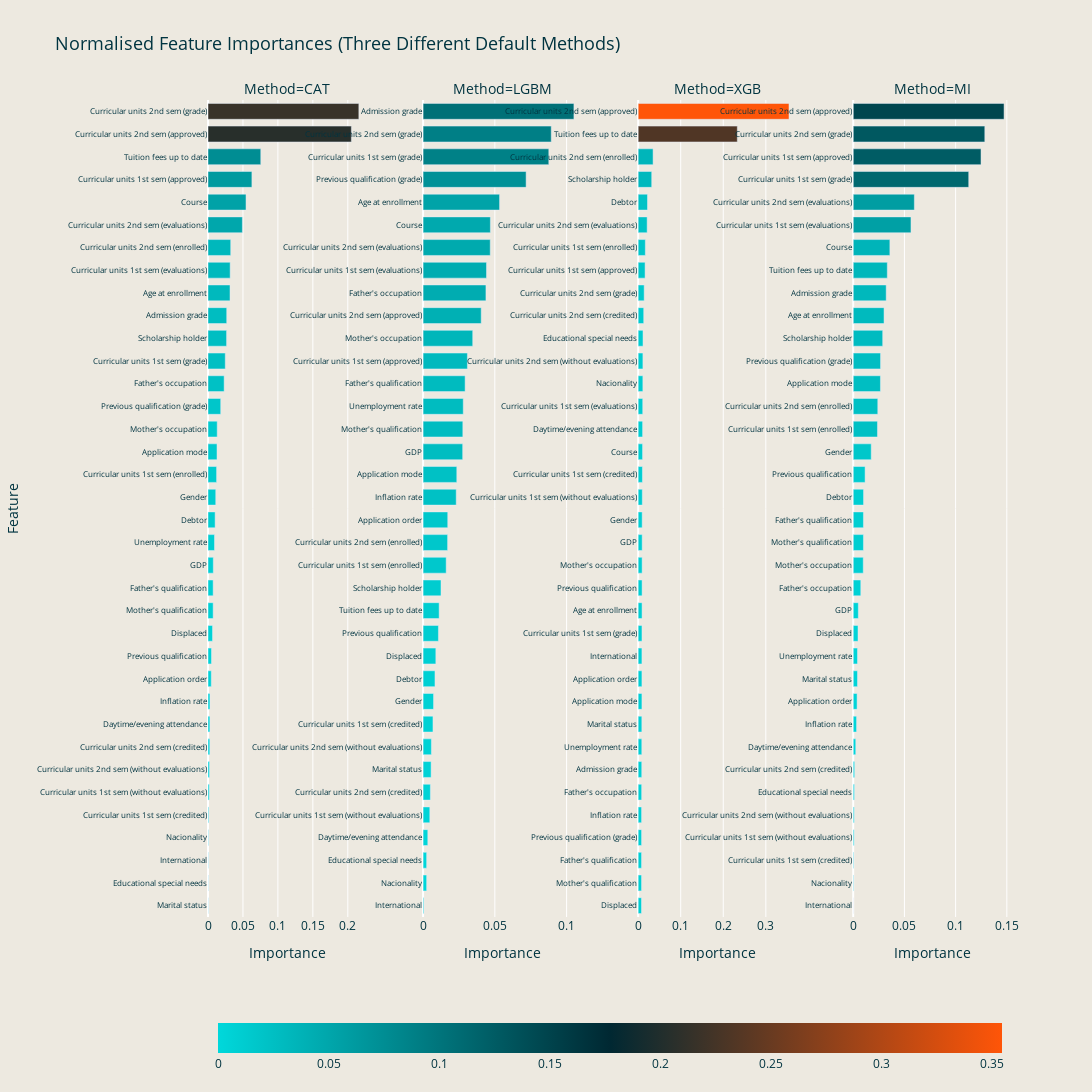

Notebook code cell kept with this figure:
### Code cell
importances_melted_frame = (
    importances.melt(
        var_name="Method",
        value_name="Importance",
        ignore_index=False,
    )
    .reset_index()
    .rename(columns={"index": "Feature"})
    .round(4)
)

fig = px.bar(
    importances_melted_frame,
    x="Importance",
    y="Feature",
    color="Importance",
    facet_col="Method",
    facet_col_spacing=0.07,
    height=2000,
    width=2000,
    color_continuous_scale=color_map,
    title="Normalised Feature Importances (Three Different Default Methods)",
)
fig.update_annotations(font_size=14)
fig.update_yaxes(
    matches=None,
    showticklabels=True,
    categoryorder="total ascending",
    tickfont_size=8,
)
fig.update_xaxes(matches=None)
fig.update_traces(width=0.7)
fig.update_layout(
    font_color=FONT_COLOR,
    title_font_size=18,
    plot_bgcolor=BACKGROUND_COLOR,
    paper_bgcolor=BACKGROUND_COLOR,
    coloraxis_colorbar=dict(
        orientation="h",
        title_side="bottom",
        yanchor="bottom",
        xanchor="center",
        title=None,
        y=-0.2,
        x=0.5,
    ),
)
fig.show()

### Figure 1 — Plotly figure (JSON) as saved in the notebook; plotly's stock layout.template omitted (floating-point values rounded to 4 significant figures)
{"data": [{"alignmentgroup": "True", "hovertemplate": "Method=CAT<br>Importance=%{marker.color}<br>Feature=%{y}<extra></extra>", "legendgroup": "", "marker": {"color": [0.0129, 0.0074, 0.0074, 0.0123, 0.0317, 0.0628, 0.2051, 0.0047, 0.0268, 0.0247, 0.2158, 0.0002, 0.0544, 0.005, 0.0182, 0.0005, 0.0132, 0.0231, 0.0315, 0.001, 0.0018, 0.0026, 0.0325, 0.0492, 0.0022, 0.0093, 0.0028, 0.0076, 0.0027, 0.0065, 0.0002, 0.0102, 0.0755, 0.0111, 0.0266, 0.0003], "coloraxis": "coloraxis", "pattern": {"shape": ""}}, "name": "", "offsetgroup": "", "orientation": "h", "showlegend": false, "textposition": "auto", "type": "bar", "width": 0.7, "x": [0.0129, 0.0074, 0.0074, 0.0123, 0.0317, 0.0628, 0.2051, 0.0047, 0.0268, 0.0247, 0.2158, 0.0002, 0.0544, 0.005, 0.0182, 0.0005, 0.0132, 0.0231, 0.0315, 0.001, 0.0018, 0.0026, 0.0325, 0.0492, 0.0022, 0.0093, 0.0028, 0.0076, 0.0027, 0.0065, 0.0002, 0.0102, 0.0755, 0.0111, 0.0266, 0.0003], "xaxis": "x", "y": ["Application mode", "Mother's qualification", "Father's qualification", "Curricular units 1st sem (enrolled)", "Curricular units 1st sem (evaluations)", "Curricular units 1st sem (approved)", "Curricular units 2nd sem (approved)", "Application order", "Admission grade", "Curricular units 1st sem (grade)", "Curricular units 2nd sem (grade)", "Marital status", "Course", "Previous qualification", "Previous qualification (grade)", "Nacionality", "Mother's occupation", "Father's occupation", "Age at enrollment", "Curricular units 1st sem (credited)", "Curricular units 1st sem (without evaluations)", "Curricular units 2nd sem (credited)", "Curricular units 2nd sem (enrolled)", "Curricular units 2nd sem (evaluations)", "Curricular units 2nd sem (without evaluations)", "Unemployment rate", "Inflation rate", "GDP", "Daytime/evening attendance", "Displaced", "Educational special needs", "Debtor", "Tuition fees up to date", "Gender", "Scholarship holder", "International"], "yaxis": "y"}, {"alignmentgroup": "True", "hovertemplate": "Method=LGBM<br>Importance=%{marker.color}<br>Feature=%{y}<extra></extra>", "legendgroup": "", "marker": {"color": [0.0235, 0.0277, 0.0293, 0.0161, 0.0442, 0.0309, 0.0405, 0.0172, 0.1051, 0.0876, 0.0893, 0.0056, 0.0469, 0.0107, 0.0718, 0.0025, 0.0346, 0.0438, 0.0533, 0.0069, 0.0047, 0.0051, 0.0171, 0.0468, 0.0058, 0.028, 0.0231, 0.0276, 0.0033, 0.0089, 0.0025, 0.0083, 0.0112, 0.0073, 0.0125, 0.0005], "coloraxis": "coloraxis", "pattern": {"shape": ""}}, "name": "", "offsetgroup": "", "orientation": "h", "showlegend": false, "textposition": "auto", "type": "bar", "width": 0.7, "x": [0.0235, 0.0277, 0.0293, 0.0161, 0.0442, 0.0309, 0.0405, 0.0172, 0.1051, 0.0876, 0.0893, 0.0056, 0.0469, 0.0107, 0.0718, 0.0025, 0.0346, 0.0438, 0.0533, 0.0069, 0.0047, 0.0051, 0.0171, 0.0468, 0.0058, 0.028, 0.0231, 0.0276, 0.0033, 0.0089, 0.0025, 0.0083, 0.0112, 0.0073, 0.0125, 0.0005], "xaxis": "x2", "y": ["Application mode", "Mother's qualification", "Father's qualification", "Curricular units 1st sem (enrolled)", "Curricular units 1st sem (evaluations)", "Curricular units 1st sem (approved)", "Curricular units 2nd sem (approved)", "Application order", "Admission grade", "Curricular units 1st sem (grade)", "Curricular units 2nd sem (grade)", "Marital status", "Course", "Previous qualification", "Previous qualification (grade)", "Nacionality", "Mother's occupation", "Father's occupation", "Age at enrollment", "Curricular units 1st sem (credited)", "Curricular units 1st sem (without evaluations)", "Curricular units 2nd sem (credited)", "Curricular units 2nd sem (enrolled)", "Curricular units 2nd sem (evaluations)", "Curricular units 2nd sem (without evaluations)", "Unemployment rate", "Inflation rate", "GDP", "Daytime/evening attendance", "Displaced", "Educational special needs", "Debtor", "Tuition fees up to date", "Gender", "Scholarship holder", "International"], "yaxis": "y2"}, {"alignmentgroup": "True", "hovertemplate": "Method=XGB<br>Importance=%{marker.color}<br>Feature=%{y}<extra></extra>", "legendgroup": "", "marker": {"color": [0.0089, 0.008, 0.008, 0.0169, 0.0108, 0.0163, 0.3544, 0.0089, 0.0085, 0.009, 0.0142, 0.0087, 0.0104, 0.0093, 0.0081, 0.0111, 0.0094, 0.0083, 0.0092, 0.0101, 0.0098, 0.0131, 0.0351, 0.0212, 0.0112, 0.0086, 0.0081, 0.0095, 0.0105, 0.0079, 0.0115, 0.022, 0.233, 0.0095, 0.0319, 0.0089], "coloraxis": "coloraxis", "pattern": {"shape": ""}}, "name": "", "offsetgroup": "", "orientation": "h", "showlegend": false, "textposition": "auto", "type": "bar", "width": 0.7, "x": [0.0089, 0.008, 0.008, 0.0169, 0.0108, 0.0163, 0.3544, 0.0089, 0.0085, 0.009, 0.0142, 0.0087, 0.0104, 0.0093, 0.0081, 0.0111, 0.0094, 0.0083, 0.0092, 0.0101, 0.0098, 0.0131, 0.0351, 0.0212, 0.0112, 0.0086, 0.0081, 0.0095, 0.0105, 0.0079, 0.0115, 0.022, 0.233, 0.0095, 0.0319, 0.0089], "xaxis": "x3", "y": ["Application mode", "Mother's qualification", "Father's qualification", "Curricular units 1st sem (enrolled)", "Curricular units 1st sem (evaluations)", "Curricular units 1st sem (approved)", "Curricular units 2nd sem (approved)", "Application order", "Admission grade", "Curricular units 1st sem (grade)", "Curricular units 2nd sem (grade)", "Marital status", "Course", "Previous qualification", "Previous qualification (grade)", "Nacionality", "Mother's occupation", "Father's occupation", "Age at enrollment", "Curricular units 1st sem (credited)", "Curricular units 1st sem (without evaluations)", "Curricular units 2nd sem (credited)", "Curricular units 2nd sem (enrolled)", "Curricular units 2nd sem (evaluations)", "Curricular units 2nd sem (without evaluations)", "Unemployment rate", "Inflation rate", "GDP", "Daytime/evening attendance", "Displaced", "Educational special needs", "Debtor", "Tuition fees up to date", "Gender", "Scholarship holder", "International"], "yaxis": "y3"}, {"alignmentgroup": "True", "hovertemplate": "Method=MI<br>Importance=%{marker.color}<br>Feature=%{y}<extra></extra>", "legendgroup": "", "marker": {"color": [0.0266, 0.01, 0.01, 0.0237, 0.0564, 0.1248, 0.1473, 0.0038, 0.0322, 0.1128, 0.1285, 0.0042, 0.0358, 0.0116, 0.0267, 0.0004, 0.0098, 0.0074, 0.0301, 0.0005, 0.0009, 0.0014, 0.024, 0.0597, 0.001, 0.0042, 0.0033, 0.005, 0.0025, 0.0047, 0.0012, 0.0101, 0.0333, 0.0176, 0.0288, 0], "coloraxis": "coloraxis", "pattern": {"shape": ""}}, "name": "", "offsetgroup": "", "orientation": "h", "showlegend": false, "textposition": "auto", "type": "bar", "width": 0.7, "x": [0.0266, 0.01, 0.01, 0.0237, 0.0564, 0.1248, 0.1473, 0.0038, 0.0322, 0.1128, 0.1285, 0.0042, 0.0358, 0.0116, 0.0267, 0.0004, 0.0098, 0.0074, 0.0301, 0.0005, 0.0009, 0.0014, 0.024, 0.0597, 0.001, 0.0042, 0.0033, 0.005, 0.0025, 0.0047, 0.0012, 0.0101, 0.0333, 0.0176, 0.0288, 0], "xaxis": "x4", "y": ["Application mode", "Mother's qualification", "Father's qualification", "Curricular units 1st sem (enrolled)", "Curricular units 1st sem (evaluations)", "Curricular units 1st sem (approved)", "Curricular units 2nd sem (approved)", "Application order", "Admission grade", "Curricular units 1st sem (grade)", "Curricular units 2nd sem (grade)", "Marital status", "Course", "Previous qualification", "Previous qualification (grade)", "Nacionality", "Mother's occupation", "Father's occupation", "Age at enrollment", "Curricular units 1st sem (credited)", "Curricular units 1st sem (without evaluations)", "Curricular units 2nd sem (credited)", "Curricular units 2nd sem (enrolled)", "Curricular units 2nd sem (evaluations)", "Curricular units 2nd sem (without evaluations)", "Unemployment rate", "Inflation rate", "GDP", "Daytime/evening attendance", "Displaced", "Educational special needs", "Debtor", "Tuition fees up to date", "Gender", "Scholarship holder", "International"], "yaxis": "y4"}], "layout": {"annotations": [{"font": {"size": 14}, "showarrow": false, "text": "Method=CAT", "x": 0.09875, "xanchor": "center", "xref": "paper", "y": 1, "yanchor": "bottom", "yref": "paper"}, {"font": {"size": 14}, "showarrow": false, "text": "Method=LGBM", "x": 0.3663, "xanchor": "center", "xref": "paper", "y": 1, "yanchor": "bottom", "yref": "paper"}, {"font": {"size": 14}, "showarrow": false, "text": "Method=XGB", "x": 0.6338, "xanchor": "center", "xref": "paper", "y": 1, "yanchor": "bottom", "yref": "paper"}, {"font": {"size": 14}, "showarrow": false, "text": "Method=MI", "x": 0.9012, "xanchor": "center", "xref": "paper", "y": 1, "yanchor": "bottom", "yref": "paper"}], "barmode": "relative", "coloraxis": {"colorbar": {"orientation": "h", "title": {}, "x": 0.5, "xanchor": "center", "y": -0.2, "yanchor": "bottom"}, "colorscale": [[0, "#00D8DB"], [0.5, "#002832"], [1, "#FF5508"]]}, "font": {"color": "#003440"}, "height": 2000, "legend": {"tracegroupgap": 0}, "paper_bgcolor": "#EDE9E0", "plot_bgcolor": "#EDE9E0", "title": {"font": {"size": 18}, "text": "Normalised Feature Importances (Three Different Default Methods)"}, "width": 2000, "xaxis": {"anchor": "y", "domain": [0, 0.1975], "title": {"text": "Importance"}}, "xaxis2": {"anchor": "y2", "domain": [0.2675, 0.465], "title": {"text": "Importance"}}, "xaxis3": {"anchor": "y3", "domain": [0.535, 0.7325], "title": {"text": "Importance"}}, "xaxis4": {"anchor": "y4", "domain": [0.8025, 1], "title": {"text": "Importance"}}, "yaxis": {"anchor": "x", "categoryorder": "total ascending", "domain": [0, 1], "showticklabels": true, "tickfont": {"size": 8}, "title": {"text": "Feature"}}, "yaxis2": {"anchor": "x2", "categoryorder": "total ascending", "domain": [0, 1], "showticklabels": true, "tickfont": {"size": 8}}, "yaxis3": {"anchor": "x3", "categoryorder": "total ascending", "domain": [0, 1], "showticklabels": true, "tickfont": {"size": 8}}, "yaxis4": {"anchor": "x4", "categoryorder": "total ascending", "domain": [0, 1], "showticklabels": true, "tickfont": {"size": 8}}}}
